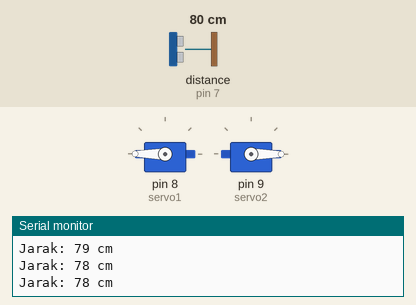
A sketch run on a simulated Arduino Uno, built with avr-gcc and run on an emulated ATmega328P. Parts: 2 × servo, the last lines printed to the serial monitor. Wiring (inferred from the names in the program): ultrasonic range finder: trigger pin 6; echo pin 7. Inputs (shaded band) come from the test bench; at power-on: distance to the obstacle (sensor on pin 7) 80 cm. The echo pulse lasts 58.3 µs per cm.

Above: at 1.3 s.
1.4 s: distance to the obstacle (sensor on pin 7) set to 66 cm
At 2.4 s:
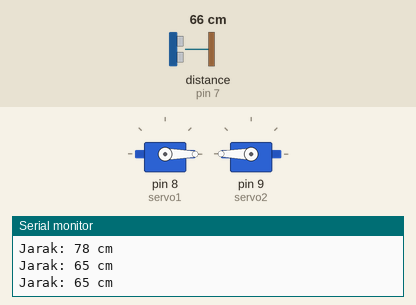
3.0 s: distance to the obstacle (sensor on pin 7) set to 250 cm
At 4.2 s:
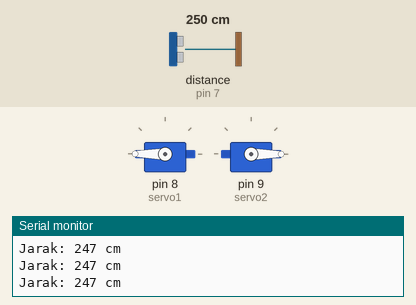
4.5 s: distance to the obstacle (sensor on pin 7) set to 18 cm
At 5.6 s:
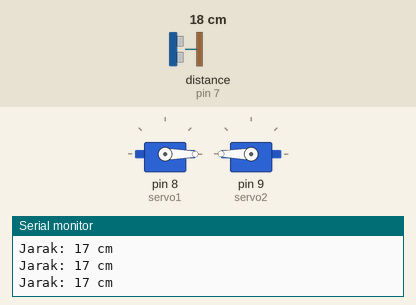
Timing chart, 0 to 7.5 s (numbered marks = the images above; inputs shaded):
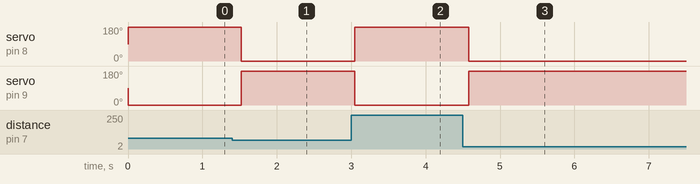

The sketch:

cobaultra_servo.ino
```cpp
#include <Servo.h>

#define trigPin 6
#define echoPin 7

Servo servo1;  // Servo 1
Servo servo2;  // Servo 2

long duration;
int distance;

void setup() {
  Serial.begin(9600);

  // Attach servos to pins
  servo1.attach(8);  // Servo 1 pada pin 3
  servo2.attach(9);  // Servo 2 pada pin 5

  // Setup pin modes for Ultrasonic sensor
  pinMode(trigPin, OUTPUT);
  pinMode(echoPin, INPUT);
}

void loop() {
  // Mengirim sinyal ultrasonik
  digitalWrite(trigPin, LOW);
  delayMicroseconds(2);
  digitalWrite(trigPin, HIGH);
  delayMicroseconds(10);
  digitalWrite(trigPin, LOW);

  // Menghitung waktu respon
  duration = pulseIn(echoPin, HIGH);

  // Menghitung jarak (dalam cm)
  distance = duration * 0.034 / 2;

  Serial.print("Jarak: ");
  Serial.print(distance);
  Serial.println(" cm");

  // Jika jarak lebih dari 70 cm, servo1 ke 180 derajat, servo2 ke 0 derajat
  if (distance > 70) {
    servo1.write(180);
    servo2.write(0);
  }
  // Jika jarak kurang dari atau sama dengan 70 cm, servo1 ke 0 derajat, servo2 ke 180 derajat
  else {
    servo1.write(0);
    servo2.write(180);
  }

  delay(500);  // Tunggu sebelum mengukur ulang
}


// #include <Servo.h>

// Servo servo1;  // Servo 1
// Servo servo2;  // Servo 1


// void setup() {
//   Serial.begin(9600);

//   // Attach servo ke pin yang lain untuk percobaan
//   servo1.attach(9);  // Coba gunakan pin 9 untuk Servo 1
//   servo2.attach(8);  // Coba gunakan pin 9 untuk Servo 1


//   Serial.println("Servo Test Mulai");
// }

// void loop() {
//   // Coba gerakkan servo ke 180 derajat
//   servo1.write(0);
//   Serial.println("Servo 1 bergerak ke 0 derajat");
//   delay(500);
//   // servo2.write(80);
//   // Serial.println("Servo 2 bergerak ke 80 derajat");
//   // delay(1000);

//   // Coba gerakkan servo ke 0 derajat
//   servo1.write(80);
//   Serial.println("Servo 1 bergerak ke 80 derajat");
//   delay(500);
//   // servo2.write(0);
//   // Serial.println("Servo 2 bergerak ke 0 derajat");
//   // delay(1000);
// }
```

Measured:
- the behaviour switches between 72 and 71 cm on distance to the obstacle (sensor on pin 7) (found by bisection; images 0 and 1)
- after the input at 1.4 s, servo on pin 8 (servo1): 180° → 0° after 0.12 s; servo on pin 9 (servo2): 0° → 180° after 0.12 s
- after the input at 3.0 s, servo on pin 8 (servo1): 0° → 180° after 0.05 s; servo on pin 9 (servo2): 180° → 0° after 0.05 s
- after the input at 4.5 s, servo on pin 8 (servo1): 180° → 0° after 0.08 s; servo on pin 9 (servo2): 0° → 180° after 0.08 s
